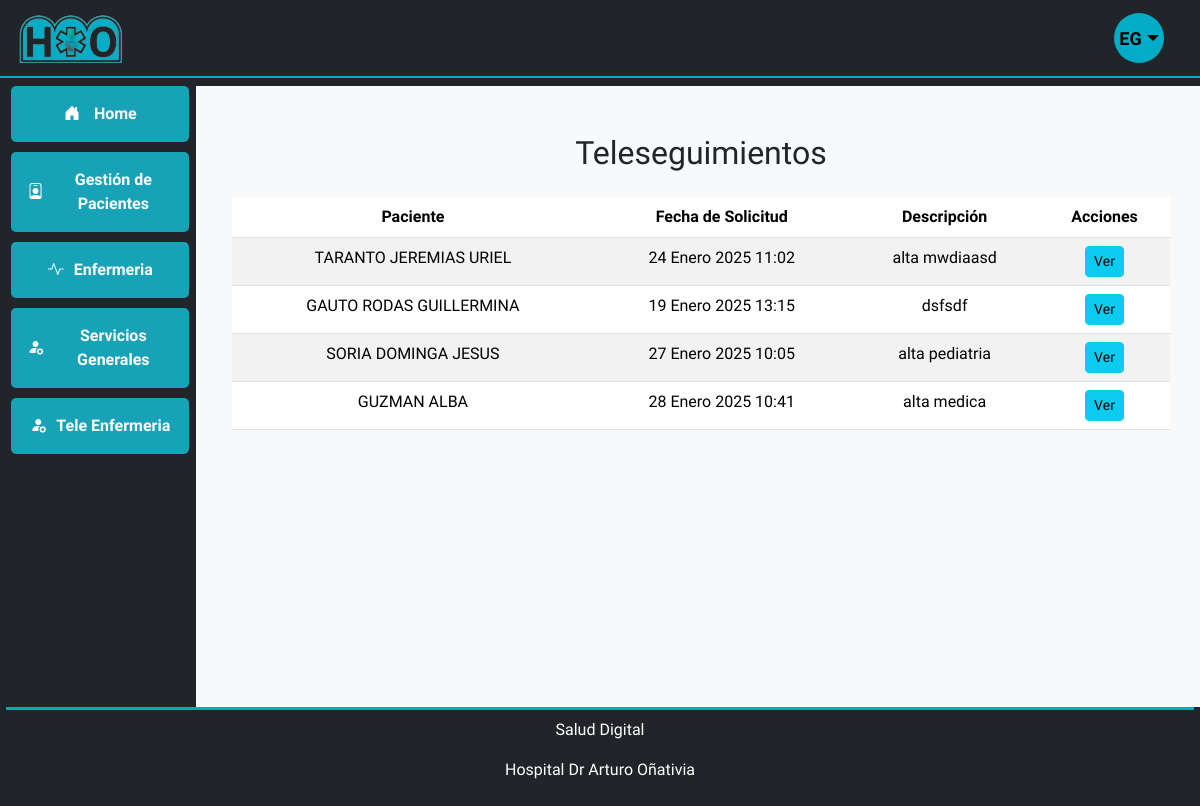
Before: /teleseguidosusuario/ (signed in) with the older database file.
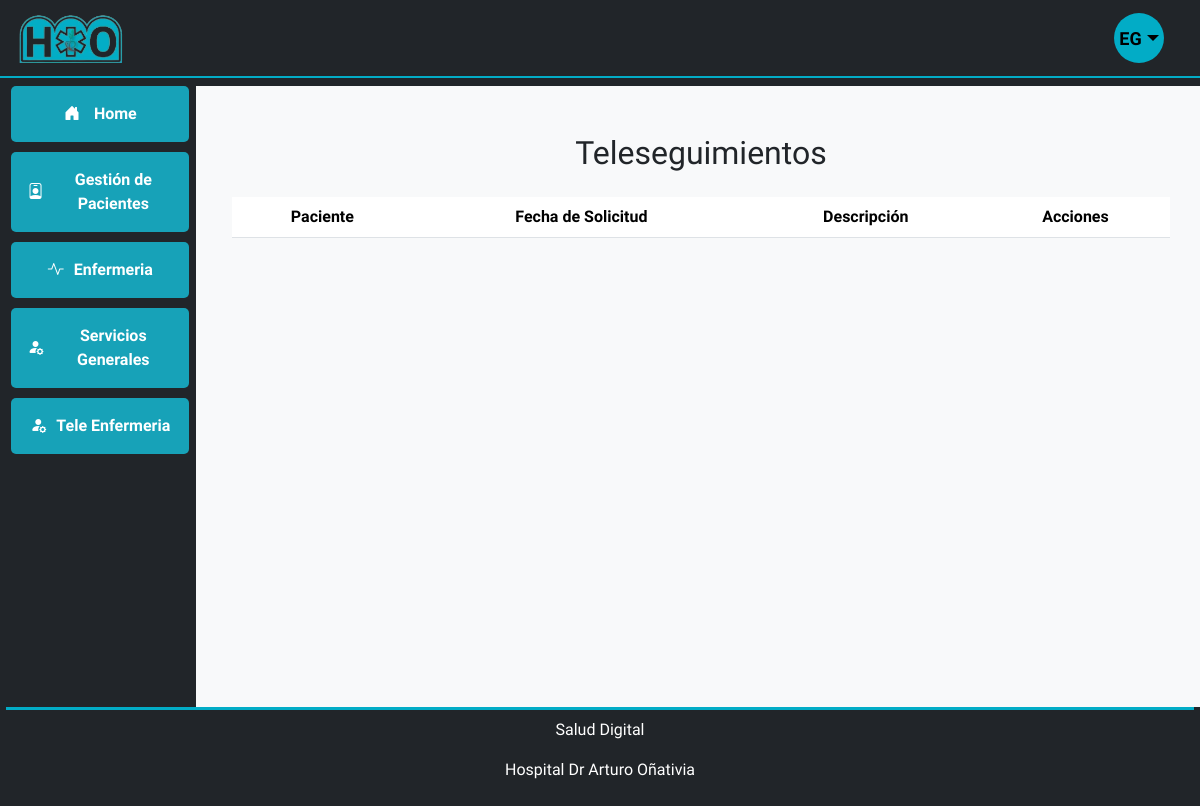
After: the same page with the newer database file.
### teleenfermeria/models.py (models this page shows, shortened)
class Teleseguimiento(models.Model):
    id = models.AutoField(primary_key=True)
    paciente = models.ForeignKey(Paciente, on_delete=models.CASCADE)
    fecha_solicitud = models.DateTimeField(default=timezone.now)
    descripcion = models.TextField(max_length=1000, blank=True, null=True)
    condicion = models.CharField(
        max_length=100,
        choices=[
            (" Alta Medica", " Alta Medica"),
            ("Internado", "Internado"),
            ("Otro", "Otro"),
        ],
        default="Alta Medica",
    )
    consentimiento_seguimiento = models.CharField(
        max_length=100,
        choices=[
            ("aceptado", "Aceptado"),
            ("Rechazado", "Rechazado"),
            ("En espera", "En espera"),
            ("pasivo", "Pasivo"),
        ],
        default="en_espera",
    )
    estado = models.CharField(
        max_length=20,
        choices=[
            ("Derivado", "Derivado"),
            ("en_proceso", "En Proceso"),
            ("realizado", "Realizado"),
            ("no_realizado", "No Realizado"),
        ],
        default="Derivado",
    )
    diagnostico = models.TextField(max_length=1000, blank=True, null=True)
    medicaciones = models.ManyToManyField(Medicacion, blank=True)
    vacunas = models.CharField(
        max_length=28,
        choices=[
            ("completo", "Completo"),
            ("en_proceso", "En Proceso"),
            ("incompleto", "Incompleto"),
        ],
        default="En proceso",
    )

### pacientes/models.py (models this page shows, shortened)
class Paciente(models.Model):
    nombre_completo = models.CharField(max_length=255, null=True, blank=True)
    dni = models.CharField(max_length=15, unique=True)
    fecha_nacimiento = models.DateField()
    domicilio = models.CharField(max_length=255, null=True, blank=True)
    localidad = models.CharField(max_length=100, null=True, blank=True)
    telefono = models.CharField(max_length=20)
    telefono2 = models.CharField(max_length=20, null=True, blank=True, default="-")
    obra_social = models.CharField(max_length=100, null=True, blank=True, default="sin Datos")
    fecha_ingreso = models.DateField(default=timezone.now)
    diagnostico = models.CharField(max_length=255, null=True, blank=True)
    causa_externa = models.CharField(max_length=255, null=True, blank=True)  # Solo para pediatría/guardia
    arm = models.BooleanField(default=False)  # Si necesita asistencia respiratoria
    tipo_egreso = models.CharField(max_length=50, null=True, blank=True)  # Alta, Derivado, etc.
    fecha_egreso = models.DateField(null=True, blank=True)
    nombre_tutor = models.CharField(max_length=255, null=True, blank=True)
    dni_tutor = models.CharField(max_length=15, null=True, blank=True)
    historia_clinica = models.CharField(max_length=50, null=True, blank=True)
    pases = models.CharField(max_length=255, null=True, blank=True)  # Detalle de los pases
    fecha_pase = models.DateField(null=True, blank=True)

### teleenfermeria/views.py (the view)
@login_required
@group_required("Teleenfermeria", "Administrativo")
def teleseguimientosusuario(request):
    seguimientos = Seguimiento.objects.filter(usuario=request.user)
    teleseguimientos = Teleseguimiento.objects.filter(id__in=seguimientos.values('teleseguimiento_id'))
    return render(
        request,
        "teleenfermeria/teleseguimientos_usuario.html",
        {"teleseguimientos": teleseguimientos},
    )

### teleenfermeria/views.py (called while the page is built)
def group_required(*group_names):
    def in_groups(user):
        if user.is_authenticated:
            if bool(user.groups.filter(name__in=group_names)) | user.is_superuser:
                return True
        return False
    return user_passes_test(in_groups, login_url='/no_permisos/')

### teleenfermeria/templates/teleenfermeria/teleseguimientos_usuario.html
{% extends "base.html" %}
{% block main_content %}
<div class="container mt-4">
    <h2 class="mb-4">Teleseguimientos</h2>
    <table class="table table-striped">
      <thead>
        <tr>
          <th>Paciente</th>
          <th>Fecha de Solicitud</th>
          <th>Descripción</th>
          <th>Acciones</th>
        </tr>
      </thead>
      <tbody>
        {% for teleseguimiento in teleseguimientos %}
        <tr>
          <td>{{ teleseguimiento.paciente.nombre_completo }}</td>
          <td>{{ teleseguimiento.fecha_solicitud }}</td>
          <td>{{ teleseguimiento.descripcion }}</td>
          <td>
            <a
              href="{% url 'teleenfermeria:detalleteleseguimiento' teleseguimiento.id %}"
              class="btn btn-info btn-sm"
              >Ver</a
            >
          </td>
        </tr>
        {% endfor %}
      </tbody>
    </table>
  </div>
{% endblock %}

Changed rows visible on the page:
removed Teleseguimiento: paciente.nombre_completo "TARANTO JEREMIAS URIEL", fecha_solicitud "24 Enero 2025 11:02", descripcion "alta mwdiaasd"
removed Teleseguimiento: paciente.nombre_completo "GAUTO RODAS GUILLERMINA", fecha_solicitud "19 Enero 2025 13:15", descripcion "dsfsdf"
removed Teleseguimiento: paciente.nombre_completo "SORIA DOMINGA JESUS", fecha_solicitud "27 Enero 2025 10:05", descripcion "alta pediatria"
removed Teleseguimiento: paciente.nombre_completo "GUZMAN ALBA", fecha_solicitud "28 Enero 2025 10:41", descripcion "alta medica"
